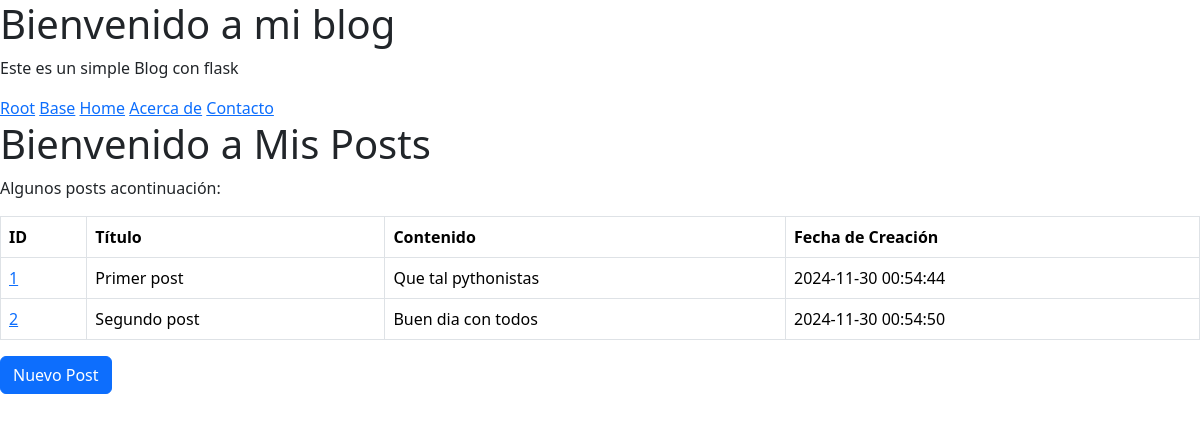
The app's page /post, older data.
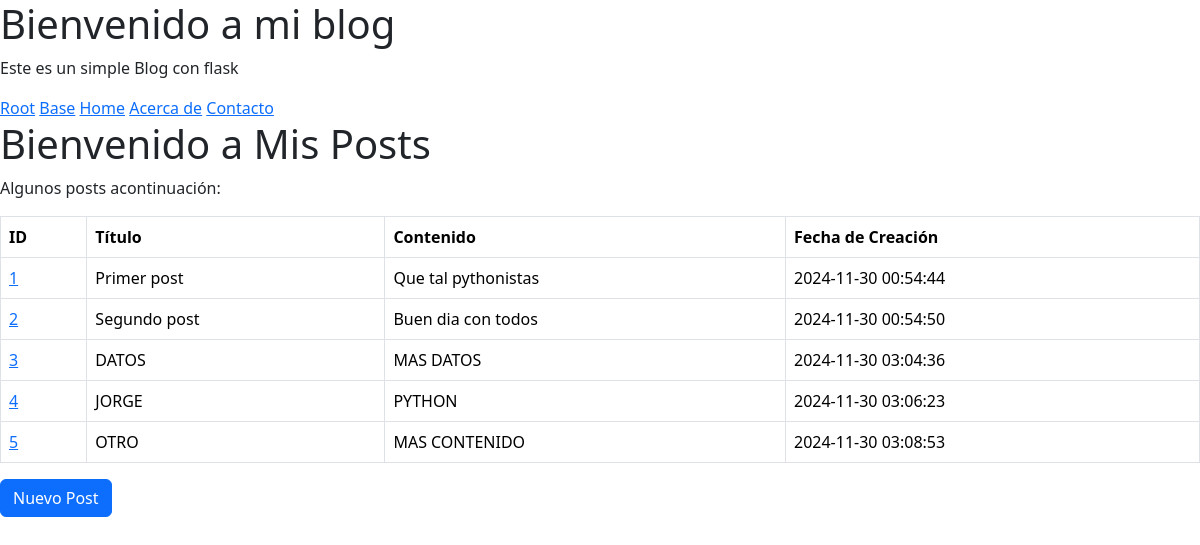
The same page, newer data.
### tables this page shows
CREATE TABLE posts (
    id INTEGER PRIMARY KEY AUTOINCREMENT,
    created TIMESTAMP NOT NULL DEFAULT CURRENT_TIMESTAMP,
    title TEXT NOT NULL,
    content TEXT NOT NULL
);

### app.py (the view)
@app.route("/post", methods=["GET"])
def get_all_posts():
    conn = get_db_connection()
    posts = conn.execute('SELECT * FROM posts').fetchall()
    conn.close()
    return render_template('post/posts.html', posts=posts)

### app.py (called while the page is built)
def get_db_connection():
    conn = sqlite3.connect("database.db")
    conn.row_factory = sqlite3.Row
    return conn

### templates/post/posts.html (shortened to what this page needs)
{% extends 'base.html' %}
{% block content %}
<h1>Bienvenido a Mis Posts</h1>
<p>Algunos posts acontinuación:</p>
    <table class="table table-bordered">
        <thead>
            <tr>
                <th>ID</th>
                <th>Título</th>
                <th>Contenido</th>
                <th>Fecha de Creación</th>
            </tr>
        </thead>
        <tbody>
            {% for post in posts %}
                <tr>
                    <td><a href="{{ url_for('get_one_post', post_id=post['id']) }}">{{ post['id'] }}</a></td>
                    <td>{{ post['title'] }}</td>
                    <td>{{ post['content'] }}</td>
                    <td>{{ post['created'] }}</td>
                </tr>
            {% endfor %}
        </tbody>
    </table>
    <a class="btn btn-primary" href="{{ url_for('create_one_post') }}">Nuevo Post</a>
{% endblock %}

### templates/base.html (shortened to what this page needs)
<!DOCTYPE html>
<html lang="en" >
    <head>
        <link href="https://cdn.jsdelivr.net/npm/bootstrap@5.3.3/dist/css/bootstrap.min.css" rel="stylesheet">
    </head>
    <body>
        <h1>Bienvenido a mi blog</h1>
        <p>Este es un simple Blog con flask</p>
        {% include 'nav.html' %}
        <div>
            {% block content %}{% endblock %}
        </div>
    </body>
</html>

### templates/nav.html
<nav>
    <a href="/">Root</a>
    <a href="/base">Base</a>
    <a href="/home">Home</a>
    <a href="/about">Acerca de</a>
    <a href="#">Contacto</a>
</nav>

Row changes from the older to the newer data that the page shows:
added posts: id "3", title "DATOS", content "MAS DATOS", created "2024-11-30 03:04:36"
added posts: id "4", title "JORGE", content "PYTHON", created "2024-11-30 03:06:23"
added posts: id "5", title "OTRO", content "MAS CONTENIDO", created "2024-11-30 03:08:53"
